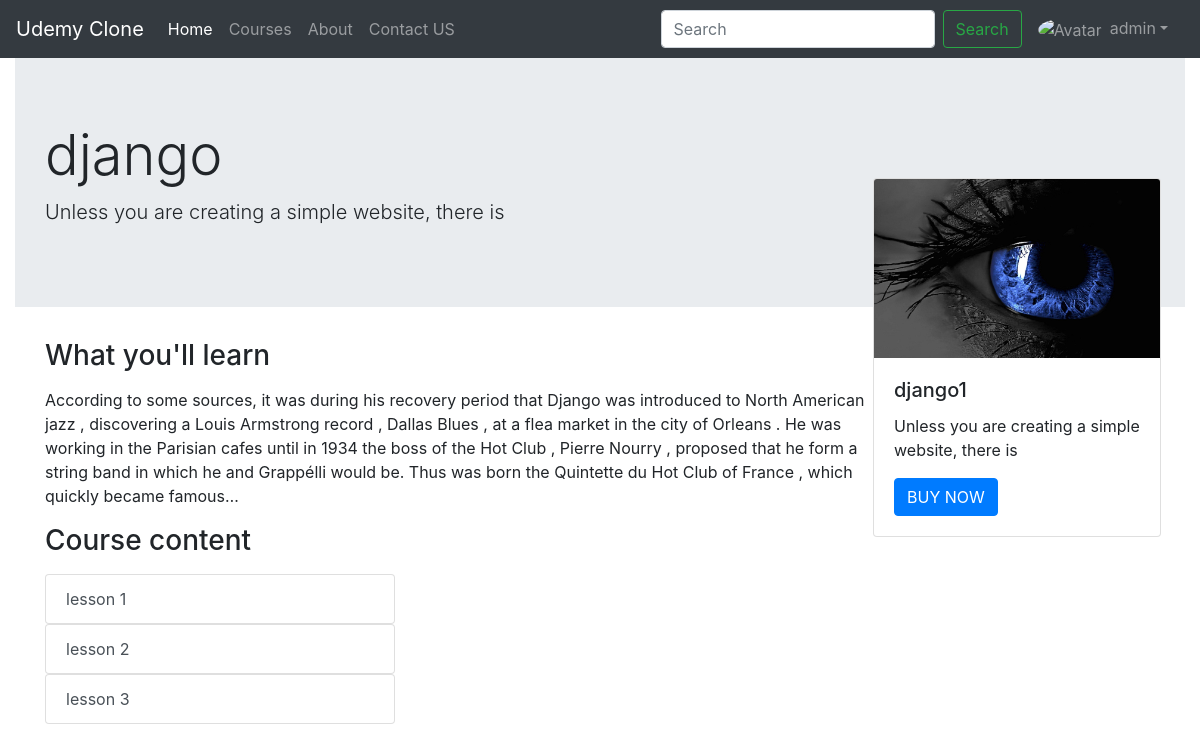
Page /coursehome1 (signed in) on the earlier database version.
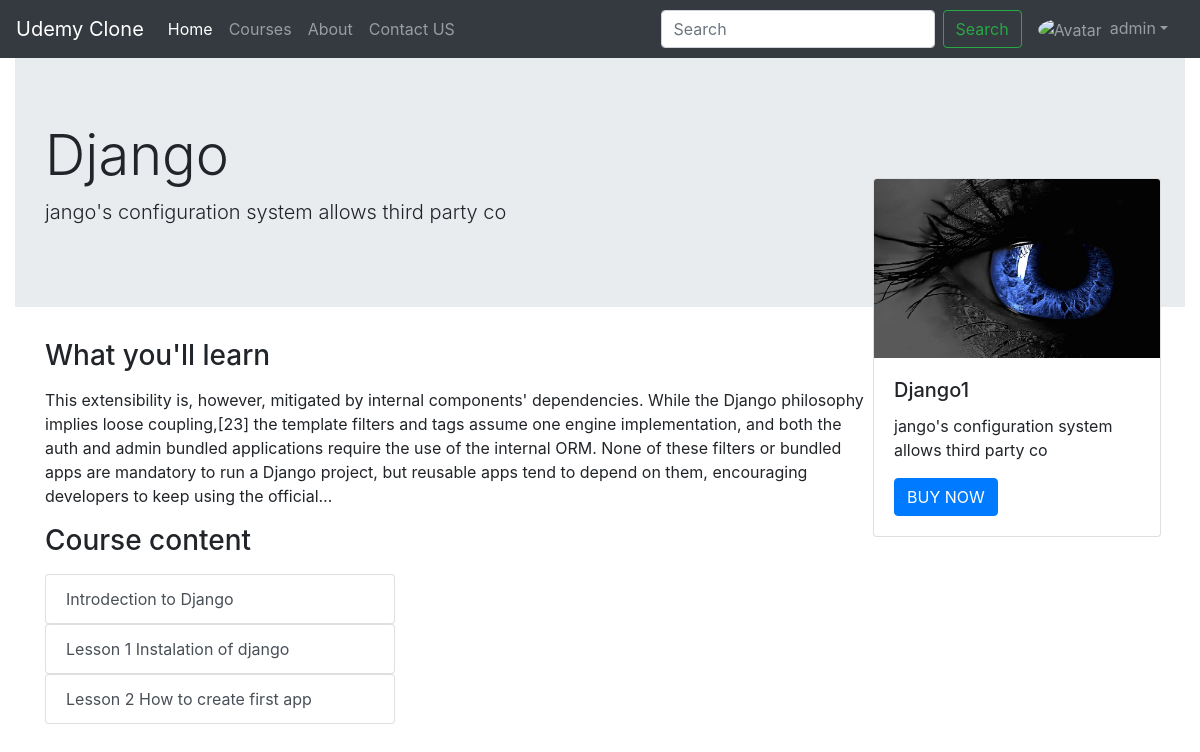
Same page on the later database version.
### course/models.py (models this page shows, shortened)
class Course(models.Model):
    sno = models.AutoField(primary_key=True)
    title = models.CharField(max_length=50, default="")
    price = models.FloatField( )
    desc = models.CharField(max_length=50, default="")
    author= models.CharField(max_length=50, default="")
    content = models.TextField(default="")
    image = models.ImageField()

class CourseLesson(models.Model):
    sno = models.AutoField(primary_key= True)
    lesson_name = models.CharField(max_length=50)
    lesson_model = models.ForeignKey(Course, on_delete=models.CASCADE)
    class Meta:
        db_table='lesson_name'

### course/views.py (the view)
# urls.py: path('coursehome<str:slug>', views.coursehome, name='coursehome'),
def coursehome(request,slug):
    course = Course.objects.get(sno =slug)
    course_lessons = CourseLesson.objects.filter(lesson_model = course)
    videos = Video.objects.filter(video_course  = course)
    try:
        uid=Course.objects.get(sno = slug)
        purchaged_course=Purchasecourse.objects.get(purchase_course = uid)
    except:
        purchaged_course=  purchaged_course=Purchasecourse.objects.none()
        pass
    print(purchaged_course)
    context  ={'course': course, 'course_lessons' : course_lessons , 'videos': videos, 'purchase_course': purchaged_course }
    return render(request, 'course/coursehome.html', context)

### templates/course/coursehome.html (shortened to what this page needs)
{% extends 'base.html' %}
{% block body %}
<div class="container-fluid">
    <div class="jumbotron jumbotron-fluid">
        <div class="container">
            <h1 class="display-4">{{course.title}}</h1>
            <p class="lead">{{course.desc}}</p>
        </div>
    </div>
    <div class="card mr-4" style="width: 18rem; margin-top: -161px; position: relative;
      float: right">
        <img src={{course.image.url}} class="card-img-top" alt="...">
        <div class="card-body">
            <h5 class="card-title">{{course.title}}{{request.session.uid}}</h5>
            <p class="card-text">{{course.desc}}</p>
            {% if request.session.user %}
            {% if purchase_course.purchase_id %}
            <button type="submit" class="btn btn-primary " data-toggle="modal" data-target="#buynowModal">play</button>
            {% else %}
            <button type="submit" class="btn btn-primary " data-toggle="modal" data-target="#buynowModal">BUY NOW</button>
             {% endif %}
            {% else %}
            <button type="submit" class="btn btn-primary " data-toggle="modal" data-target="#loginModal">Login to buy</button>
            {% endif %}
        </div>
    </div>
</div>
<div class="container pr-3 ">
    <div class="my-3">
        <h3>What you'll learn</h3>
        <p class="  my-3">{{course.content|truncatechars:455}}</p>
        <div class="my-3">
            <h3 class="my-3">Course content</h3>
            <div class="row">
                {% for course_lesson in course_lessons %}
                <div class="col-4">
                    <div class="list-group" id="list-tab{{course_lesson.sno}}" role="tablist">
                        <a class="list-group-item list-group-item-action  " id="list-profile-list{{course_lesson.sno}}"
                            data-toggle="list" href="#list-profile{{course_lesson.sno}}" role="tab"
                            aria-controls="profile{{course_lesson.sno}}">{{course_lesson.lesson_name}}</a>
                    </div>
                </div>
                <div class="col-8">
                </div>
                {% endfor %}
            </div>
        </div>
    </div>
</div>
{% endblock body %}

Differences in the rows shown:
changed Course: title "django" → "Django"; desc "Unless you are creating a simple website, there is" → "jango's configuration system allows third party co"; content "According to some sources, it was during his recovery period that Django was introduced to North American jazz , discovering a Louis Armstrong record , Dallas Blues , at a flea market in the city of Orleans . He was working in the Parisian cafes until in 1934 the boss of the Hot Club , Pierre Nourry , proposed that he form a string band in which he and Grappélli would be. Thus was born the Quintette du Hot Club of France , which quickly became famous…" → "This extensibility is, however, mitigated by internal components' dependencies. While the Django philosophy implies loose coupling,[23] the template filters and tags assume one engine implementation, and both the auth and admin bundled applications require the use of the internal ORM. None of these filters or bundled apps are mandatory to run a Django project, but reusable apps tend to depend on them, encouraging developers to keep using the official…"
changed CourseLesson: lesson_name "lesson 1" → "Introdection to Django"
changed CourseLesson: lesson_name "lesson 2" → "Lesson 1 Instalation of django"
changed CourseLesson: lesson_name "lesson 3" → "Lesson 2 How to create first app"
